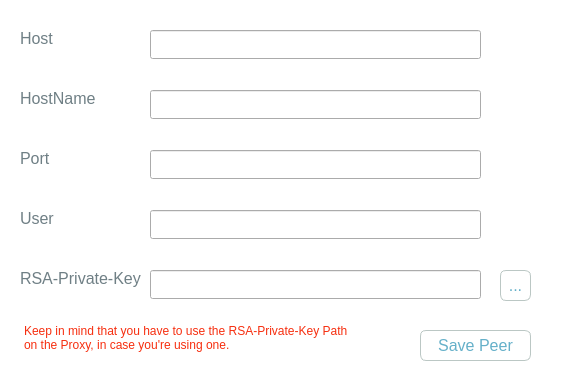
<?xml version="1.0" encoding="UTF-8"?>
<ui version="4.0">
 <class>DialogAdd</class>
 <widget class="QDialog" name="DialogAdd">
  <property name="geometry">
   <rect>
    <x>0</x>
    <y>0</y>
    <width>568</width>
    <height>389</height>
   </rect>
  </property>
  <property name="windowTitle">
   <string>Peer</string>
  </property>
  <property name="styleSheet">
   <string notr="true">QDialog{
background-color: white;
}

QLabel{
color: #6F7F85;
}

QLineEdit{
font-size: 12pt;
color: #6F7F85;
selection-background-color:#65B0C9;
}
QPushButton:focus{
	border: none;
	outline: none;
}
</string>
  </property>
  <widget class="QLabel" name="label">
   <property name="geometry">
    <rect>
     <x>20</x>
     <y>30</y>
     <width>111</width>
     <height>17</height>
    </rect>
   </property>
   <property name="font">
    <font>
     <pointsize>12</pointsize>
    </font>
   </property>
   <property name="text">
    <string>Host</string>
   </property>
  </widget>
  <widget class="QLineEdit" name="lineEdit">
   <property name="geometry">
    <rect>
     <x>150</x>
     <y>30</y>
     <width>331</width>
     <height>29</height>
    </rect>
   </property>
   <property name="styleSheet">
    <string notr="true"/>
   </property>
   <property name="clearButtonEnabled">
    <bool>true</bool>
   </property>
  </widget>
  <widget class="QPushButton" name="pushButton">
   <property name="geometry">
    <rect>
     <x>420</x>
     <y>330</y>
     <width>111</width>
     <height>31</height>
    </rect>
   </property>
   <property name="font">
    <font>
     <pointsize>12</pointsize>
    </font>
   </property>
   <property name="cursor">
    <cursorShape>PointingHandCursor</cursorShape>
   </property>
   <property name="styleSheet">
    <string notr="true">QPushButton{
color: #65B0C9;
background-color: white;
border-radius:6px;
border:1px solid #BBC7C4;
font-family:Ubuntu;
font-size:12pt;
}

QPushButton::hover{
color: white;
background-color: #65B0C9;
border-radius:6px;
border:1px solid #BBC7C4;
font-family:Ubuntu;
font-size:12pt;
}</string>
   </property>
   <property name="text">
    <string>Save Peer</string>
   </property>
  </widget>
  <widget class="QLineEdit" name="lineEdit_HostName">
   <property name="geometry">
    <rect>
     <x>150</x>
     <y>90</y>
     <width>331</width>
     <height>29</height>
    </rect>
   </property>
   <property name="styleSheet">
    <string notr="true"/>
   </property>
   <property name="clearButtonEnabled">
    <bool>true</bool>
   </property>
  </widget>
  <widget class="QLabel" name="label_2">
   <property name="geometry">
    <rect>
     <x>20</x>
     <y>90</y>
     <width>101</width>
     <height>17</height>
    </rect>
   </property>
   <property name="font">
    <font>
     <pointsize>12</pointsize>
    </font>
   </property>
   <property name="text">
    <string>HostName</string>
   </property>
  </widget>
  <widget class="QLineEdit" name="lineEdit_User">
   <property name="geometry">
    <rect>
     <x>150</x>
     <y>210</y>
     <width>331</width>
     <height>29</height>
    </rect>
   </property>
   <property name="styleSheet">
    <string notr="true"/>
   </property>
   <property name="clearButtonEnabled">
    <bool>true</bool>
   </property>
  </widget>
  <widget class="QLabel" name="label_3">
   <property name="geometry">
    <rect>
     <x>20</x>
     <y>210</y>
     <width>67</width>
     <height>17</height>
    </rect>
   </property>
   <property name="font">
    <font>
     <pointsize>12</pointsize>
    </font>
   </property>
   <property name="text">
    <string>User</string>
   </property>
  </widget>
  <widget class="QLabel" name="label_4">
   <property name="geometry">
    <rect>
     <x>20</x>
     <y>270</y>
     <width>121</width>
     <height>17</height>
    </rect>
   </property>
   <property name="font">
    <font>
     <pointsize>12</pointsize>
    </font>
   </property>
   <property name="text">
    <string>RSA-Private-Key</string>
   </property>
  </widget>
  <widget class="QLineEdit" name="lineEdit_RSA">
   <property name="geometry">
    <rect>
     <x>150</x>
     <y>270</y>
     <width>331</width>
     <height>29</height>
    </rect>
   </property>
   <property name="styleSheet">
    <string notr="true"/>
   </property>
   <property name="clearButtonEnabled">
    <bool>true</bool>
   </property>
  </widget>
  <widget class="QLabel" name="label_5">
   <property name="geometry">
    <rect>
     <x>20</x>
     <y>150</y>
     <width>67</width>
     <height>17</height>
    </rect>
   </property>
   <property name="font">
    <font>
     <pointsize>12</pointsize>
    </font>
   </property>
   <property name="text">
    <string>Port</string>
   </property>
  </widget>
  <widget class="QLineEdit" name="lineEdit_Port">
   <property name="geometry">
    <rect>
     <x>150</x>
     <y>150</y>
     <width>331</width>
     <height>29</height>
    </rect>
   </property>
   <property name="styleSheet">
    <string notr="true"/>
   </property>
   <property name="clearButtonEnabled">
    <bool>true</bool>
   </property>
  </widget>
  <widget class="QTextBrowser" name="textBrowser">
   <property name="geometry">
    <rect>
     <x>20</x>
     <y>320</y>
     <width>341</width>
     <height>51</height>
    </rect>
   </property>
   <property name="styleSheet">
    <string notr="true">background-color: white;</string>
   </property>
   <property name="frameShape">
    <enum>QFrame::NoFrame</enum>
   </property>
   <property name="frameShadow">
    <enum>QFrame::Plain</enum>
   </property>
   <property name="html">
    <string>&lt;!DOCTYPE HTML PUBLIC &quot;-//W3C//DTD HTML 4.0//EN&quot; &quot;http://www.w3.org/TR/REC-html40/strict.dtd&quot;&gt;
&lt;html&gt;&lt;head&gt;&lt;meta name=&quot;qrichtext&quot; content=&quot;1&quot; /&gt;&lt;style type=&quot;text/css&quot;&gt;
p, li { white-space: pre-wrap; }
&lt;/style&gt;&lt;/head&gt;&lt;body style=&quot; font-family:'Ubuntu'; font-size:11pt; font-weight:400; font-style:normal;&quot;&gt;
&lt;p style=&quot; margin-top:0px; margin-bottom:0px; margin-left:0px; margin-right:0px; -qt-block-indent:0; text-indent:0px;&quot;&gt;&lt;span style=&quot; font-size:9pt; color:#f62e0f;&quot;&gt;Keep in mind that you have to use the RSA-Private-Key Path on the Proxy, in case you're using one.&lt;/span&gt;&lt;/p&gt;&lt;/body&gt;&lt;/html&gt;</string>
   </property>
  </widget>
  <widget class="QToolButton" name="toolButton">
   <property name="geometry">
    <rect>
     <x>500</x>
     <y>270</y>
     <width>31</width>
     <height>31</height>
    </rect>
   </property>
   <property name="styleSheet">
    <string notr="true">QToolButton{
color: #65B0C9;
background-color: white;
border-radius:6px;
border:1px solid #BBC7C4;
font-family:Ubuntu;
font-size:12pt;
}

QToolButton::hover{
color: white;
background-color: #65B0C9;
border-radius:6px;
border:1px solid #BBC7C4;
font-family:Ubuntu;
font-size:12pt;
}</string>
   </property>
   <property name="text">
    <string>...</string>
   </property>
  </widget>
 </widget>
 <tabstops>
  <tabstop>lineEdit</tabstop>
  <tabstop>lineEdit_HostName</tabstop>
  <tabstop>lineEdit_Port</tabstop>
  <tabstop>lineEdit_User</tabstop>
  <tabstop>lineEdit_RSA</tabstop>
  <tabstop>toolButton</tabstop>
  <tabstop>pushButton</tabstop>
  <tabstop>textBrowser</tabstop>
 </tabstops>
 <resources/>
 <connections/>
</ui>
